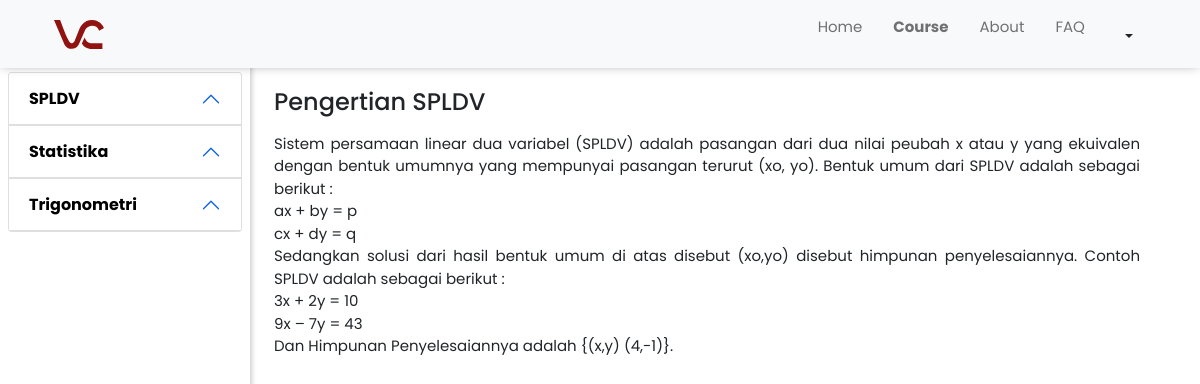
Page /siswa/course/materi.php?id_course=3&id_submodul=32 (signed in) on the committed database.
### tables this page shows
CREATE TABLE `modul` (
  `id_modul` int(11) NOT NULL,
  `nama_modul` varchar(255) NOT NULL,
  `id_course` int(11) NOT NULL
);

CREATE TABLE `submodul` (
  `id_submodul` int(11) NOT NULL,
  `judul_content` varchar(255) NOT NULL,
  `content` text NOT NULL,
  `id_modul` int(11) NOT NULL
);

### siswa/course/materi.php (the view, shortened to what this page needs)
<?php
	include '../../conn.php';
	$modul = mysqli_query($conn, 'SELECT * FROM modul');
	$submodul = mysqli_query($conn, 'SELECT * FROM submodul');
?>
<!doctype html>
<html lang="en">
<head>
	<link href="https://cdn.jsdelivr.net/npm/bootstrap@5.1.3/dist/css/bootstrap.min.css" rel="stylesheet">
	<link rel="stylesheet" href="../../assets/css/style.css">
</head>
<body>
	<nav class="navbar navbar-expand-lg navbar-light bg-light fixed-top" style="box-shadow: 0px 0px 10px -2px rgba(0,0,0,0.35);">
		<div class="container ps-4 pe-4">
			<a class="navbar-brand" href="../../index.php">
                <img src="../../assets/img/virtuclass_logo.svg" width="50px" alt="virtuclass-logo">
            </a>
			<div class="collapse navbar-collapse" id="navbarNav">
				<ul class="navbar-nav ms-auto">
                    <li class="nav-item">
						<a class="nav-link" href="../../index.php">Home&emsp;</a>
					</li>
					<li class="nav-item">
						<a class="nav-link" href="kelas.php"><b>Course</b>&emsp;</a>
					</li>
					<li class="nav-item">
						<a class="nav-link" href="../../index.php#about">About&emsp;</a>
					</li>
					<li class="nav-item">
						<a class="nav-link" href="../../index.php#faq">FAQ&emsp;</a>
					</li>
					<li class="nav-item">
						<div class="dropdown">
							<button class="btn dropdown-toggle" type="button" id="dropdownMenuButton1" data-bs-toggle="dropdown" aria-expanded="false">
							</button>
						</div>
					</li>
				</ul>
			</div>
		</div>
	</nav>
	<div class="wrapper mt-5">
        <div id="sidebar">
			<div class="row">
				<div class="mt-3">
					<div class="accordion p-2" id="accordionExample">
						<?php $getID = $_GET['id_course']; ?>
						<?php $i = 1; ?>
						<?php foreach ($modul as $keyModul) { ?>
							<?php if ($getID == $keyModul['id_course']) { ?>
								<div class="accordion-item">
									<h2 class="accordion-header" id="heading<?php echo $i; ?>">
										<button class="accordion-button" style="background-color: white !important;" type="button" data-bs-toggle="collapse" data-bs-target="#collapse<?php echo $i; ?>" aria-expanded="true" aria-controls="collapse<?php echo $i; ?>">
											<b style="color: black">
												<?php
												echo $keyModul['nama_modul'];
												?>
											</b>
										</button>
									</h2>
								</div>
							<?php } ?>
						<?php $i++; ?>
						<?php } ?>
					</div>
				</div>
			</div>
		</div>
		<div id="content" class="p-4">
			<div class="row">
				<?php if (isset($_GET['id_submodul'])) { ?>
					<?php foreach ($submodul as $keySubModul) { ?>
						<?php if ($_GET['id_submodul'] == $keySubModul['id_submodul']) { ?>
							<div class="row pe-4 mb-5 mt-3">
								<h4>
									<?php echo $keySubModul['judul_content']; ?>
								</h4>
								<p class="mt-2" style="text-align: justify">
									<?php echo $keySubModul['content']; ?>
								</p>
							</div>
						<?php } ?>
					<?php } ?>
				<?php } else { ?>
					<br>
					<h5>Silahkan Pilih Materi</h5>
				<?php } ?>
			</div>
		</div>
	</div>
</body>
</body>
</html>

### assets/css/style.css (style rules this page uses)
body { margin: 0; padding: 0; box-sizing: border-box; font-family: 'Poppins', sans-serif; font-size: 15px; }
a { text-decoration: none; }
.wrapper { display: flex; width: 100%; align-items: stretch; }
#sidebar { min-width: 250px; max-width: 250px; background-color: white; box-shadow: 2px 0px 5px 0px rgba(0,0,0,0.20); color: #fff; transition: 0.5s; }
#content { width: 100%; padding: 20px; min-height: 100vh; }
.accordion-button { background-color: rgb(245, 245, 245) !important; }

### rows in the picture
modul: nama_modul "SPLDV"
modul: nama_modul "Statistika"
modul: nama_modul "Trigonometri"
submodul: judul_content "Pengertian SPLDV", content "Sistem persamaan linear dua variabel (SPLDV) adalah pasangan dari dua nilai peubah x atau y yang ekuivalen dengan bentuk umumnya yang mempunyai pasangan terurut (xo, yo). Bentuk umum dari SPLDV adalah sebagai berikut : ax + by = p cx + dy = q Sedangkan solusi dari hasil bentuk umum di atas disebut (xo,yo) disebut himpunan penyelesaiannya. Contoh SPLDV adalah sebagai berikut : 3x + 2y = 10 9x – 7y = 43 Dan Himpunan Penyelesaiannya adalah {(x,y) (4,-1)}."
